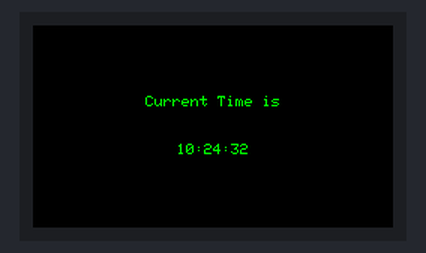
Bench run of a sketch on a simulated ESP32. On the bench: 240×135 colour display. WiFi joins after 1.5 s; servers stay silent unless stated; the local clock reads 2024-03-15 10:24:30 at power-on unless the sketch sets it; what the sketch prints to the serial monitor is not drawn. At 7.9 s the program puts the board to deep sleep or switches it off; the recording ends there.

Above: at 2.3 s.
At 7.6 s:
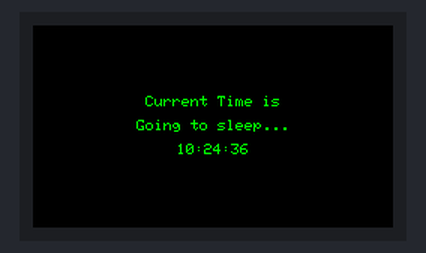

The sketch:

wifi_tester_v4.ino
```cpp
#include "WiFi.h"
#include "RTClib.h"
#include "ESPAsyncWebServer.h"
#include <TFT_eSPI.h>
#include <Wire.h>
#include <string>

#define uS_TO_S_FACTOR 1000000ULL  /* Conversion factor for micro seconds to seconds */
#define TIME_TO_SLEEP  5        /* Time ESP32 will go to sleep (in seconds) */

const char* ssid = "CHANGE THIS TO NETWORK NAME";
const char* password = "CHANGE THIS TO NETWORK PASSWORD";

AsyncWebServer server(80);

int counter = 0;

TFT_eSPI tft = TFT_eSPI(135, 240); // Invoke custom library
RTC_DS1307 rtc;

char daysOfTheWeek[7][12] = {"Sunday", "Monday", "Tuesday", "Wednesday", "Thursday", "Friday", "Saturday"};

String hour;
String minute;
String second;
String final_string;

void setup(){
  Serial.begin(115200);
  WiFi.begin(ssid, password);

  if (! rtc.begin()) {
    Serial.println("Couldn't find RTC");
    while (1);
  }
  while (WiFi.status() != WL_CONNECTED){
    delay(1000);
    Serial.println("Connecting to wifi...");
  }

  final_string = "Hour: " + hour + "\nMinute: " + minute + "\nSecond: " + second;
  server.on("/result", HTTP_GET, [](AsyncWebServerRequest *request){
    request->send(200, "text/plain", final_string);
  });
  server.begin();

   if (! rtc.isrunning()) {
   Serial.println("RTC is NOT running!");
   // following line sets the RTC to the date & time this sketch was compiled
   rtc.adjust(DateTime(F(__DATE__), F(__TIME__)));
   // This line sets the RTC with an explicit date & time, for example to set
   // January 21, 2014 at 3am you would call:
   // rtc.adjust(DateTime(2014, 1, 21, 3, 0, 0));
 }

  tft.init();
  tft.setRotation(1);
  tft.fillScreen(TFT_BLACK);
  tft.setTextSize(2);
  tft.setTextColor(TFT_GREEN);
  tft.setCursor(0, 0);
  tft.setTextDatum(MC_DATUM);
  tft.setTextSize(1);

  esp_sleep_enable_timer_wakeup(TIME_TO_SLEEP * uS_TO_S_FACTOR); //enable sleep every 5 seconds
}

void loop(){
 DateTime now = rtc.now();
 tft.fillScreen(TFT_BLACK);
 tft.drawString("Current Time is", tft.width() / 2, tft.height() / 2 - 16);
 String curr_time = String(now.hour()) + String(":") + String(now.minute()) + String(":") + String(now.second());
 hour = String(now.hour());
 minute = String(now.minute());
 second = String(now.second());

 tft.drawString(curr_time, (tft.width() / 2), (tft.height() / 2 + 16));
 delay(1000);
 ++counter;

 if (counter == 5){
  tft.drawString("Going to sleep...", tft.width() / 2, tft.height() / 2);
  delay(500);
  esp_deep_sleep_start();
}
}
//I think you just put in http://#IP ADDRESS#/result and it should show hello world?
```
